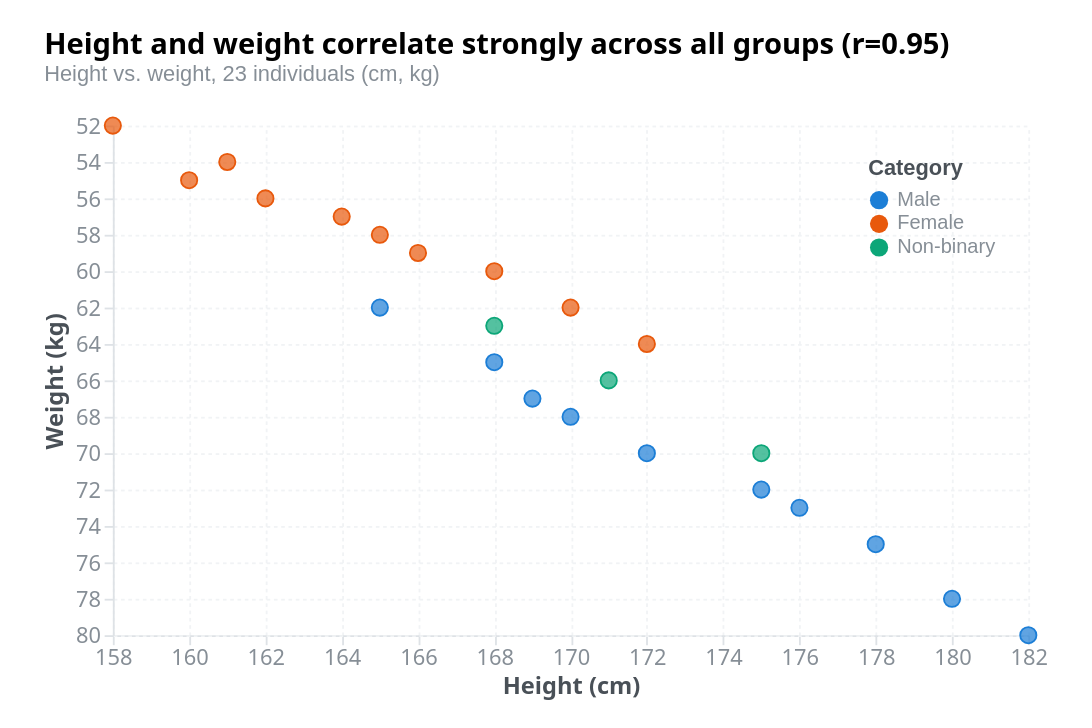

Describe this chart as a Vega-Lite specification.
### Vega specification from a JSON file in a GitHub repository (floating-point values rounded to 4 significant figures)
{"_metadata": {"customization": ["Replace 'values' array with your data", "Change field names in scales, axes, and marks to match your data", "Update axes titles to include your units", "Adjust x/y scale domains and zero:false as needed for your data range", "Modify title and description for your context"], "dataFormat": "Array of objects with 'x' (quantitative), 'y' (quantitative), 'category' (nominal for color), and 'label' (nominal identifier) fields."}, "$schema": "https://vega.github.io/schema/vega/v6.json", "autosize": {"contains": "padding", "type": "fit"}, "axes": [{"domainColor": "#dee2e6", "grid": true, "gridColor": "#f1f3f5", "gridDash": [2, 2], "labelColor": "#868e96", "labelFontSize": 12, "orient": "bottom", "scale": "x", "tickColor": "#dee2e6", "title": "Height (cm)", "titleColor": "#495057", "titleFontSize": 13}, {"domainColor": "#dee2e6", "grid": true, "gridColor": "#f1f3f5", "gridDash": [2, 2], "labelColor": "#868e96", "labelFontSize": 12, "orient": "left", "scale": "y", "tickColor": "#dee2e6", "title": "Weight (kg)", "titleColor": "#495057", "titleFontSize": 13}], "config": {"aria": true, "axis": {"labelFont": "system-ui, -apple-system, sans-serif", "titleFont": "system-ui, -apple-system, sans-serif"}, "title": {"font": "system-ui, -apple-system, sans-serif"}}, "data": [{"name": "source", "values": [{"category": "Male", "label": "Person 1", "x": 170, "y": 68}, {"category": "Male", "label": "Person 2", "x": 175, "y": 72}, {"category": "Male", "label": "Person 3", "x": 168, "y": 65}, {"category": "Male", "label": "Person 4", "x": 180, "y": 78}, {"category": "Male", "label": "Person 5", "x": 165, "y": 62}, {"category": "Male", "label": "Person 6", "x": 172, "y": 70}, {"category": "Male", "label": "Person 7", "x": 178, "y": 75}, {"category": "Male", "label": "Person 8", "x": 169, "y": 67}, {"category": "Male", "label": "Person 9", "x": 182, "y": 80}, {"category": "Male", "label": "Person 10", "x": 176, "y": 73}, {"category": "Female", "label": "Person 11", "x": 160, "y": 55}, {"category": "Female", "label": "Person 12", "x": 165, "y": 58}, {"category": "Female", "label": "Person 13", "x": 158, "y": 52}, {"category": "Female", "label": "Person 14", "x": 170, "y": 62}, {"category": "Female", "label": "Person 15", "x": 162, "y": 56}, {"category": "Female", "label": "Person 16", "x": 168, "y": 60}, {"category": "Female", "label": "Person 17", "x": 164, "y": 57}, {"category": "Female", "label": "Person 18", "x": 166, "y": 59}, {"category": "Female", "label": "Person 19", "x": 172, "y": 64}, {"category": "Female", "label": "Person 20", "x": 161, "y": 54}, {"category": "Non-binary", "label": "Person 21", "x": 175, "y": 70}, {"category": "Non-binary", "label": "Person 22", "x": 168, "y": 63}, {"category": "Non-binary", "label": "Person 23", "x": 171, "y": 66}]}], "description": "Scatter plot showing the relationship between height and weight across 23 individuals in three categories. Strong positive correlation (r=0.95) — taller individuals tend to weigh more.", "height": 400, "legends": [{"encode": {"labels": {"update": {"fill": {"value": "#868e96"}, "fontSize": {"value": 11}}}, "title": {"update": {"fill": {"value": "#495057"}, "fontSize": {"value": 12}}}}, "fill": "color", "orient": "top-right", "title": "Category"}], "marks": [{"encode": {"enter": {"shape": {"value": "circle"}, "size": {"value": 80}, "tooltip": {"signal": "{'Name': datum.label, 'Height (cm)': datum.x, 'Weight (kg)': datum.y, 'Category': datum.category}"}}, "update": {"fill": {"field": "category", "scale": "color"}, "fillOpacity": [{"test": "hovered === null || hovered.category === datum.category", "value": 0.7}, {"value": 0.15}], "stroke": {"field": "category", "scale": "color"}, "strokeOpacity": [{"test": "hovered === null || hovered.category === datum.category", "value": 1}, {"value": 0.1}], "strokeWidth": {"value": 1}, "x": {"field": "x", "scale": "x"}, "y": {"field": "y", "scale": "y"}}}, "from": {"data": "source"}, "type": "symbol"}], "padding": {"bottom": 16, "left": 24, "right": 24, "top": 16}, "scales": [{"domain": {"data": "source", "field": "x"}, "name": "x", "nice": true, "range": "width", "type": "linear", "zero": false}, {"domain": {"data": "source", "field": "y"}, "name": "y", "nice": true, "range": "height", "reverse": true, "type": "linear", "zero": false}, {"domain": {"data": "source", "field": "category"}, "name": "color", "range": ["#1c7ed6", "#e8590c", "#0ca678", "#f03e3e", "#ae3ec9", "#1098ad", "#74b816", "#d6336c"], "type": "ordinal"}], "signals": [{"name": "hovered", "on": [{"events": "symbol:pointerover", "update": "datum"}, {"events": "symbol:pointerout", "update": "null"}], "value": null}], "title": {"anchor": "start", "fontSize": 16, "offset": 16, "subtitle": "Height vs. weight, 23 individuals (cm, kg)", "subtitleColor": "#868e96", "subtitleFontSize": 12, "text": "Height and weight correlate strongly across all groups (r=0.95)"}, "width": 600}
